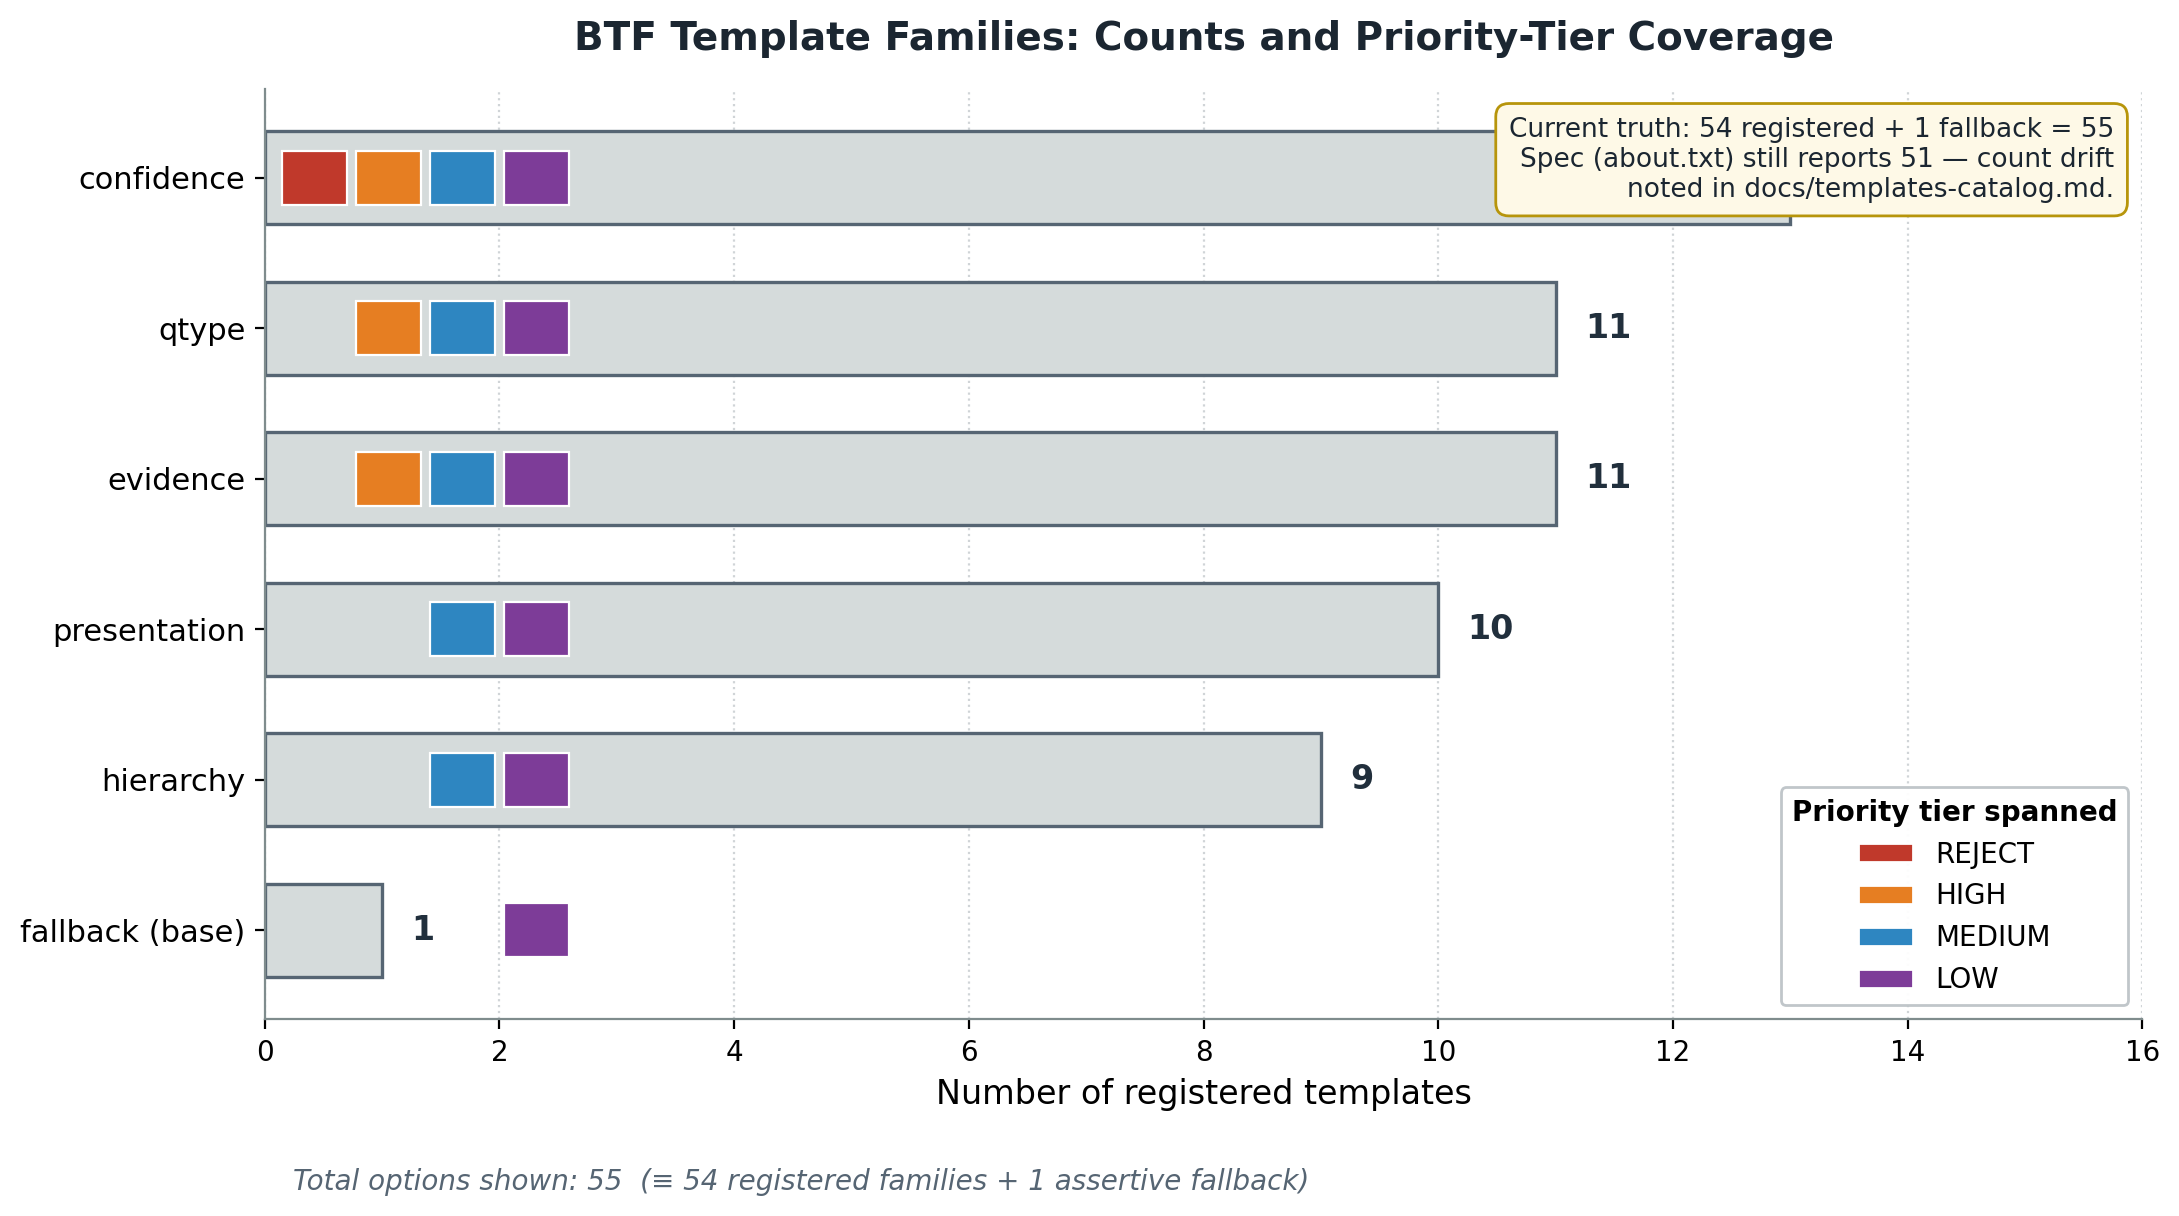

Here is the Python script that generated this plot:
"""
fig_004 — Template Families and Counts
Horizontal bar chart of the 5 BTF template families + assertive fallback,
showing counts and the priority tiers each family spans.

Data source: bridge-template-framework verified facts (Section 2).
Current truth: 54 registered + 1 fallback = 55 total options
(vs spec's 51 — count drift noted via callout).
"""

import matplotlib.pyplot as plt
import matplotlib.patches as mpatches
from matplotlib.patches import Rectangle

# ---- Data ----------------------------------------------------------------
# Family, count, tiers spanned (per spec sections 4.2–4.6)
families = [
    ("confidence",   13, ["REJECT", "HIGH", "MEDIUM", "LOW"]),
    ("qtype",        11, ["HIGH", "MEDIUM", "LOW"]),
    ("evidence",     11, ["HIGH", "MEDIUM", "LOW"]),
    ("presentation", 10, ["MEDIUM", "LOW"]),
    ("hierarchy",     9, ["MEDIUM", "LOW"]),
    ("fallback (base)", 1, ["LOW"]),
]

# Order top-to-bottom: largest at top
families = families[::-1]  # so largest ends up at top with barh

# ---- Style ---------------------------------------------------------------
tier_colors = {
    "REJECT":  "#C0392B",  # red
    "HIGH":    "#E67E22",  # orange
    "MEDIUM":  "#2E86C1",  # blue
    "LOW":     "#7D3C98",  # purple
}
tier_order = ["REJECT", "HIGH", "MEDIUM", "LOW"]

fig, ax = plt.subplots(figsize=(11, 6.2), dpi=200)
fig.patch.set_facecolor("white")
ax.set_facecolor("white")

y_positions = list(range(len(families)))
names  = [f[0] for f in families]
counts = [f[1] for f in families]
spans  = [f[2] for f in families]

# Main bar: total count, neutral fill
bar_color = "#D5DBDB"
bar_edge  = "#566573"
bars = ax.barh(
    y_positions, counts,
    color=bar_color, edgecolor=bar_edge, linewidth=1.2,
    height=0.62, zorder=2,
)

# Tier-span ribbon: a small stack of color blocks at the right end
# Each block = one tier the family spans. Placed *inside* the bar
# at the left, so total bar length still reads as count.
ribbon_block_w = 0.55  # in data units (count axis)
for y, span in zip(y_positions, spans):
    for i, tier in enumerate(tier_order):
        if tier in span:
            x0 = 0.15 + i * (ribbon_block_w + 0.08)
            rect = Rectangle(
                (x0, y - 0.18), ribbon_block_w, 0.36,
                facecolor=tier_colors[tier], edgecolor="white",
                linewidth=0.8, zorder=3,
            )
            ax.add_patch(rect)

# Count labels at end of each bar
for y, c in zip(y_positions, counts):
    ax.text(
        c + 0.25, y, str(c),
        va="center", ha="left",
        fontsize=12, fontweight="bold", color="#212F3C", zorder=4,
    )

# ---- Axes ----------------------------------------------------------------
ax.set_yticks(y_positions)
ax.set_yticklabels(names, fontsize=12)
ax.set_xlabel("Number of registered templates", fontsize=12)
ax.set_xlim(0, 16)
ax.set_xticks(range(0, 17, 2))
ax.tick_params(axis="x", labelsize=10)
ax.tick_params(axis="y", labelsize=11)
for spine in ("top", "right"):
    ax.spines[spine].set_visible(False)
ax.spines["left"].set_color("#7F8C8D")
ax.spines["bottom"].set_color("#7F8C8D")
ax.grid(axis="x", linestyle=":", color="#BDC3C7", alpha=0.7, zorder=1)
ax.set_axisbelow(True)

# ---- Title ---------------------------------------------------------------
ax.set_title(
    "BTF Template Families: Counts and Priority-Tier Coverage",
    fontsize=14, fontweight="bold", pad=14, color="#1B2631",
)

# ---- Legend for tiers ----------------------------------------------------
legend_handles = [
    mpatches.Patch(facecolor=tier_colors[t], edgecolor="white", label=t)
    for t in tier_order
]
leg = ax.legend(
    handles=legend_handles,
    title="Priority tier spanned",
    loc="lower right",
    fontsize=10, title_fontsize=10,
    frameon=True, framealpha=0.95,
    edgecolor="#BDC3C7",
)
leg.get_title().set_fontweight("bold")

# ---- Callout: count drift -----------------------------------------------
callout_text = (
    "Current truth: 54 registered + 1 fallback = 55\n"
    "Spec (about.txt) still reports 51 — count drift\n"
    "noted in docs/templates-catalog.md."
)
ax.text(
    0.985, 0.97, callout_text,
    transform=ax.transAxes,
    ha="right", va="top",
    fontsize=9.5, color="#1B2631",
    bbox=dict(
        boxstyle="round,pad=0.5",
        facecolor="#FEF9E7", edgecolor="#B7950B", linewidth=1.0,
    ),
    zorder=5,
)

# ---- Total annotation ----------------------------------------------------
total = sum(counts)
ax.text(
    0.015, -0.16,
    f"Total options shown: {total}  (≡ 54 registered families + 1 assertive fallback)",
    transform=ax.transAxes,
    ha="left", va="top",
    fontsize=10, color="#566573", style="italic",
)

plt.tight_layout()
out_path = (
    "/home/wangni/notion-figures/"
    "bridge-template-framework-pluggable-prefix-templates-for-cla/fig_004.png"
)
plt.savefig(out_path, dpi=200, bbox_inches="tight", facecolor="white")
plt.close(fig)
print(f"Saved: {out_path}")
